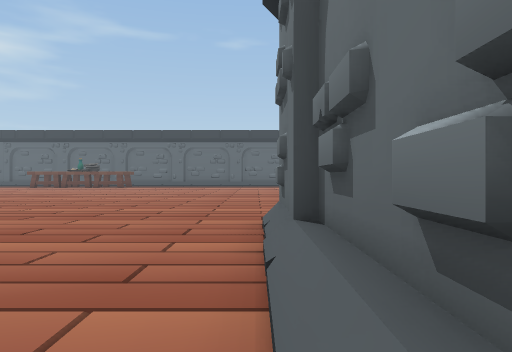
View 1 (above)

24 first-person views from a walk through a Unity game level. The camera is 0.72 m above the floor, looks level and sees 70° across. The floor is counted in squares, 1 m on a side. Each view is taken from the middle of a square. On the plan, view 1 faces up. The plan holds only what a view shows up to about 11 squares ahead; the rest is blank. The place goes on beyond the plan.

View 2
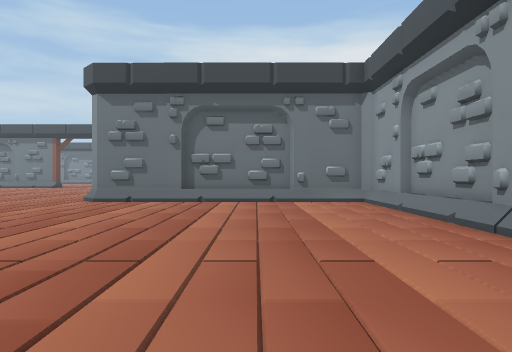

View 3
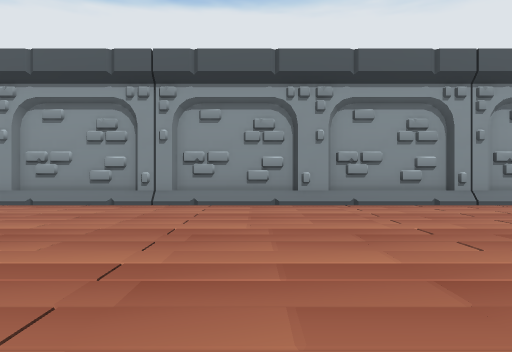

View 4
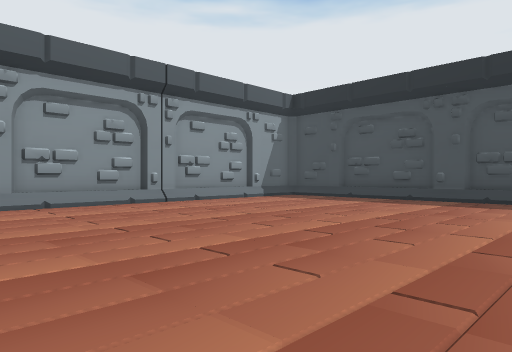

View 5
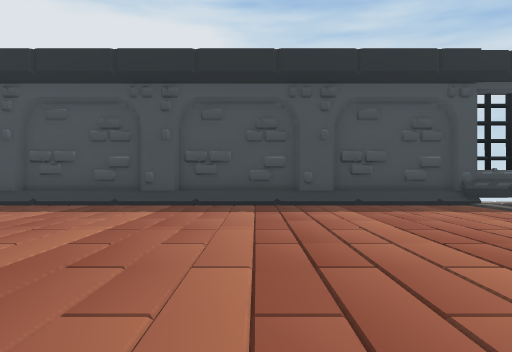

View 6
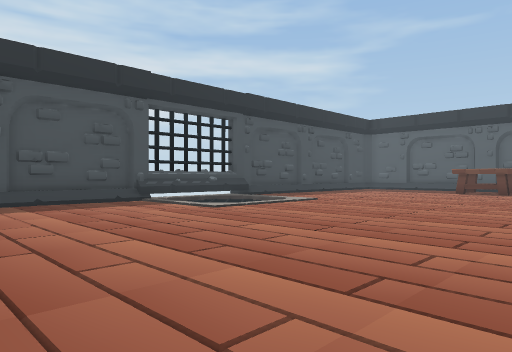

View 7
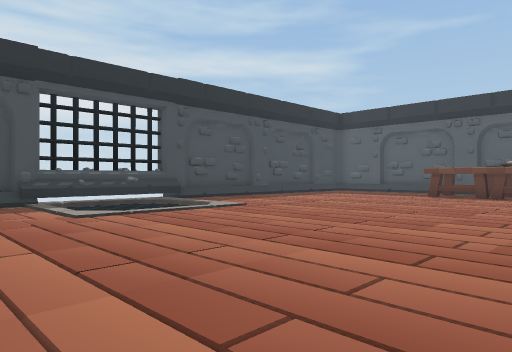

View 8
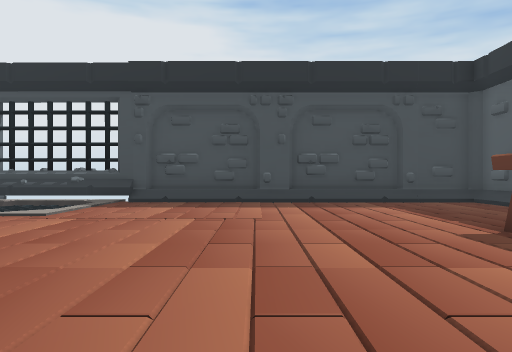

View 9
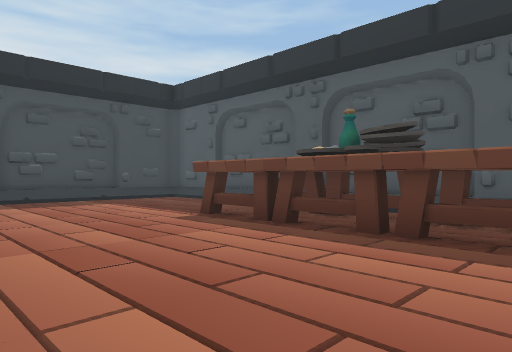

View 10
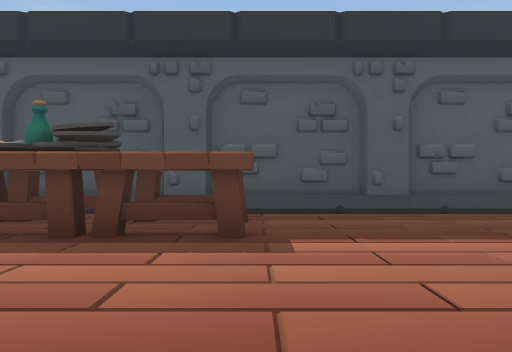

View 11
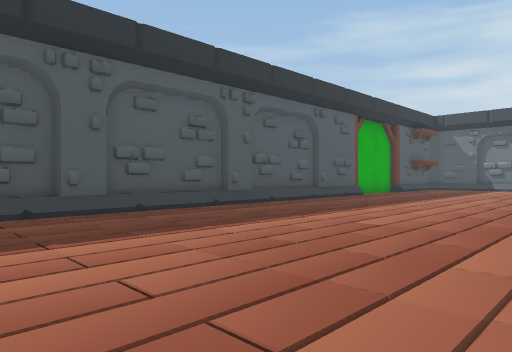

View 12
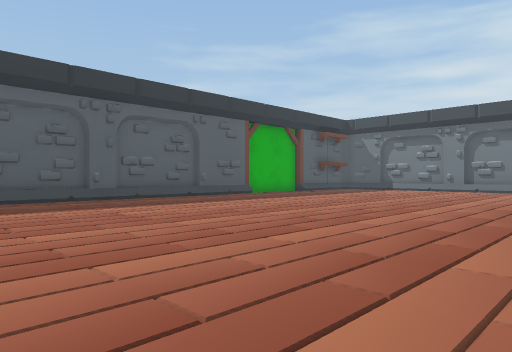

View 13
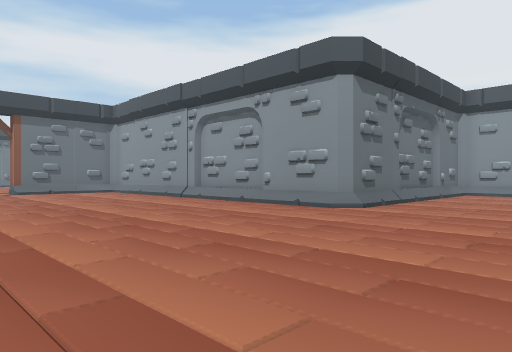

View 14
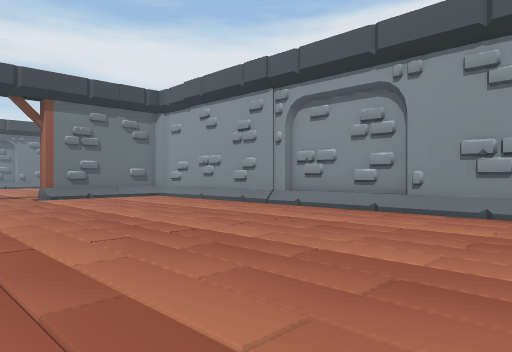

View 15
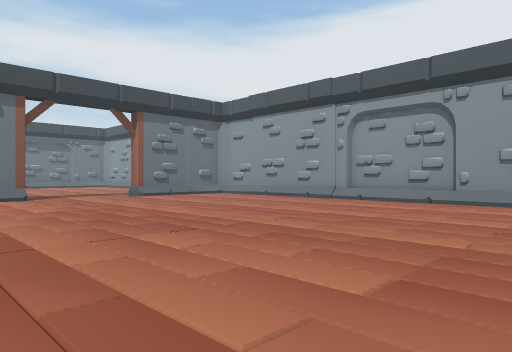

View 16
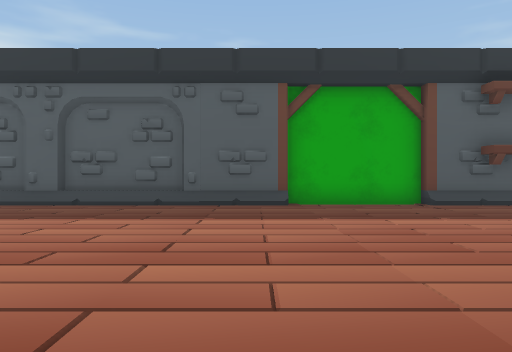

View 17
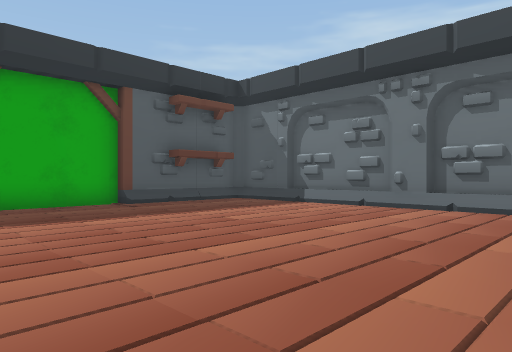

View 18
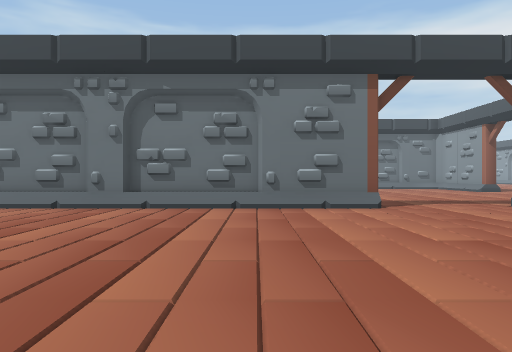

View 19
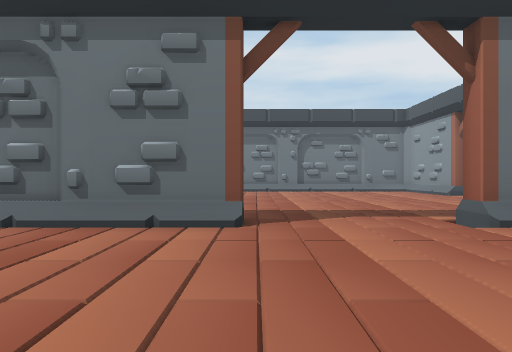

View 20
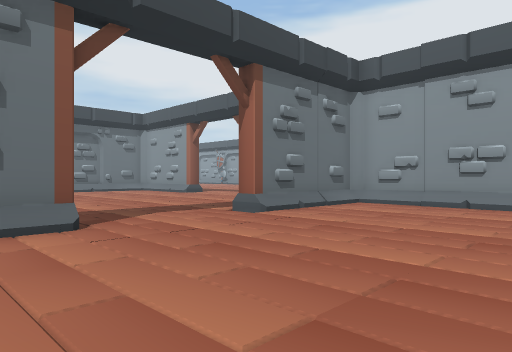

View 21
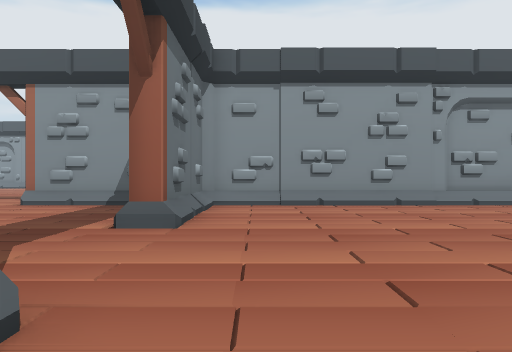

View 22
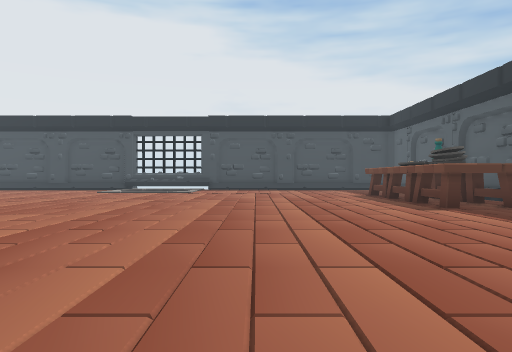

View 23
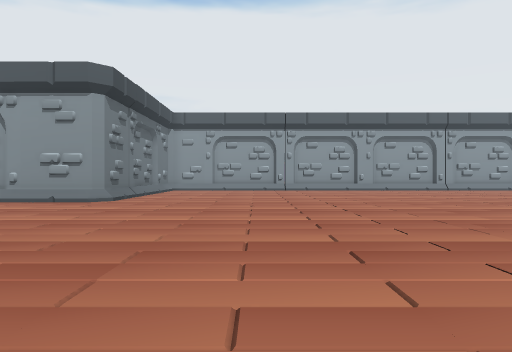

View 24
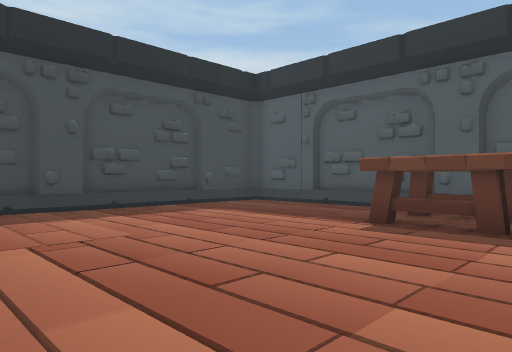

### Floor plan
Key: @ floor where view 1 was taken; # wall or solid block; . main floor; : floor 0.05 m higher than the main floor; - floor 0.05 m lower than the main floor; _ floor 0.15 m lower than the main floor; / step, stairs or slope; ^ raised ledge; T table; S shelf; O other object.
Columns run from 20 left of view 1 to 18 right of it. Each row starts with its distance up from view 1.
 26   ####### #####################
 25 ###////#####///////////##.---/#S
 24 #/....TTTTTTT.............---.../
 23 #/....TTTTTTT.................../#
 22 #/......TTT...................../#
 21 #/............................../#
 20 ##............................../#
 19 ##............................../#
 18 #/............................../#
 17 #/............................../#
 16 ##............................../#
 15 ^^//:.........................../#
 14 ^^  _.........................../#
 13 ^^   ...........................//.....
 12 ^^  :..................................
 11 ##.....................................
 10 #/.....................................
  9 #/............................../#.....
  8 ##............................../#.....
  7 ##............................../#.....
  6 #/...................///////SS//.#....
  5 #/................../######S  S#######
  4 ##................../#
  3 ##................../#
  2 #/................../#
  1 #/................../#
  0 #/..................@#
 -1 #   ................/#
 -2      ///////////////#
 -3      ##OOOOO#########

Where each view was taken, in squares from view 1:
view 1: 0 up, 0 right, facing up
view 2: 1 up, 10 left, facing right
view 3: 7 up, 8 left, facing down
view 4: 7 up, 8 left, facing down-left
view 5: 6 up, 10 left, facing left
view 6: 6 up, 9 left, facing up-left
view 7: 9 up, 9 left, facing up-left
view 8: 19 up, 9 left, facing left
view 9: 18 up, 8 left, facing up-left
view 10: 18 up, 8 left, facing up
view 11: 18 up, 8 left, facing up-right
view 12: 14 up, 6 left, facing up-right
view 13: 13 up, 4 left, facing down-right
view 14: 13 up, 0 right, facing down-right
view 15: 16 up, 0 right, facing down-right
view 16: 16 up, 4 right, facing up
view 17: 16 up, 4 right, facing up-right
view 18: 16 up, 4 right, facing right
view 19: 13 up, 7 right, facing right
view 20: 15 up, 7 right, facing down-right
view 21: 15 up, 11 right, facing down
view 22: 18 up, 0 right, facing left
view 23: 16 up, 4 left, facing down
view 24: 17 up, 11 left, facing up-left
